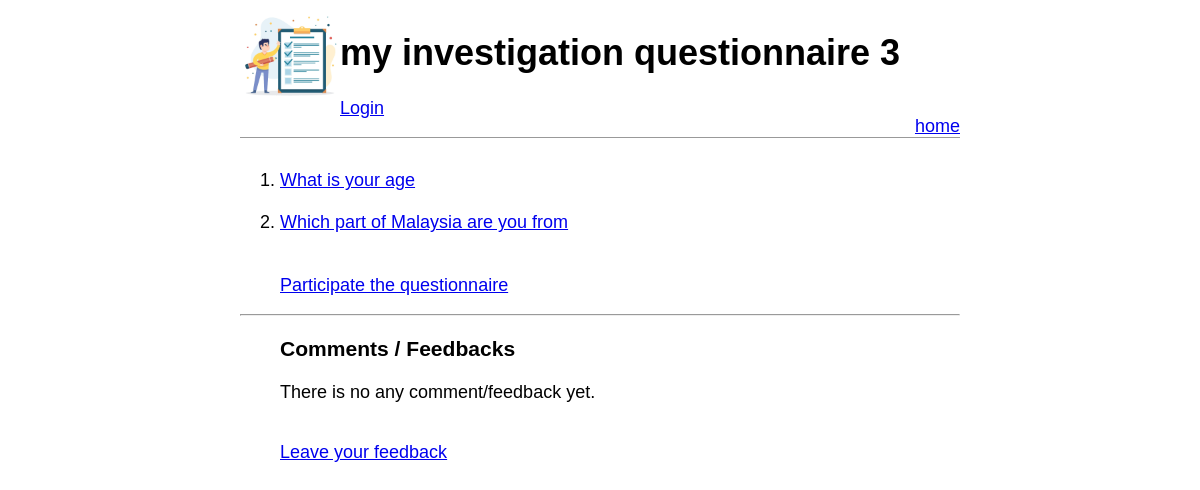
The app's page /, older data.
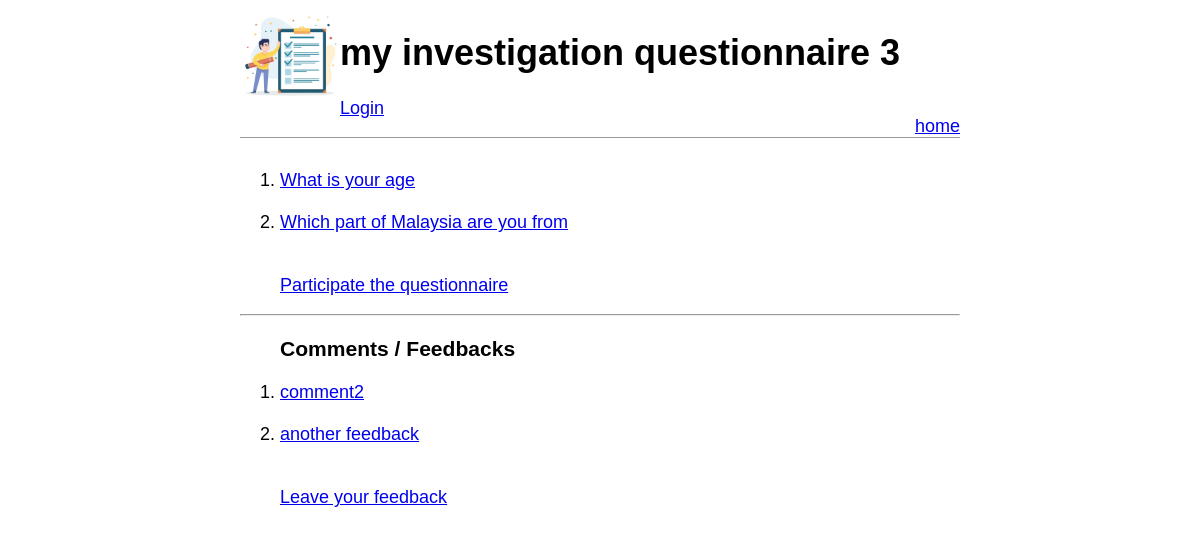
The same page, newer data.
### QuestionApp/models.py (models this page shows, shortened)
class Question(models.Model):
    question_text = models.CharField(max_length=200)
    pub_date = models.DateTimeField('date published')

class Comment(models.Model):
    user_name = models.CharField(max_length=50)
    comment_title = models.CharField(max_length=200)
    comment_content = models.TextField()
    comment_date = models.DateTimeField('date&time')

### QuestionApp/views.py (the view)
# urls.py: path('', HomepageView.as_view(), name='home'),
class HomepageView(ListView):
    model = Question
    template_name = 'QuestionApp/home.html'
    def get_context_data(self, **kwargs):
        context = super().get_context_data(**kwargs)
        context['comment_list'] = Comment.objects.all()
        return context

### QuestionApp/templates/QuestionApp/home.html
{% extends 'QuestionApp/base.html' %}
{% load static %}
{% block logo %}
    <img class="img1" src="{% static 'QuestionApp/img/1.jpg' %}">
{% endblock %}
{% block header_content%}
    <h1>
        my investigation questionnaire 3
    </h1>
    {% if user.is_authenticated %}
        <p><span>Welcome, {{user.username}}.</span> &ensp; <span><a href="{% url 'logout' %}">Logout</a></span></p>
    {%else%}
        <p><span><a href="{% url 'login' %}">Login</a></span></p>
    {%endif%}
{% endblock%}
{% block content %}
<ol>
    {% if question_list %}
        {% for q in question_list %}
            <li><a href="{% url 'question_detail' q.pk %}">{{ q.question_text}}</a></li><br>
        {% endfor %}
        <br>
        <div>
            <a href="{% url 'start_vote' %}">  Participate the questionnaire  </a>
        </div>
    {% else %}
        <p>There is no question published yet.</p>
    {% endif %}
</ol>
<hr>
<ol>
    <h3>Comments / Feedbacks</h3>
    {% if comment_list %}
        {% for c in comment_list %}
            <li><a href="{% url 'comment_detail' c.pk %}">{{ c.comment_title}}</a></li><br>
        {% endfor %}
    {% else %}
        <p>There is no any comment/feedback yet.</p>
    {% endif %}
    <br>
    <a href="{% url 'comment_add' %}">Leave your feedback</a>
</ol>
{% endblock %}

### QuestionApp/templates/QuestionApp/base.html (shortened to what this page needs)
{% load static %}
<!DOCTYPE html>
<html>
    <head>
        <link href="{% static 'QuestionApp/css/style.css' %}" type="text/css" rel="stylesheet">
    </head>
    <body>
        <header>
            <div>
                {% block logo %}
                {% endblock %}
            </div>
            <div class="nav-left">
                {% block header_content %}
                {% endblock %}
            </div>
            <div class="nav-right">
                <a href="{% url 'home' %}">home</a>
            </div>
        </header>
        <article>
            {% block content %}
            {% endblock %}
        </article>
    </body>
</html>

### QuestionApp/static/QuestionApp/css/style.css (style rules this page uses)
body { font-family: 'Source Sans Pro', sans-serif; font-size: 18px; margin-left: 20%; margin-right: 20%; }
header { border-bottom: 1px solid #999; margin-bottom: 2rem; display: flex; }
.nav-left { margin-right: auto; }
.nav-right { display: flex; align-items: flex-end; }
.img1 { width: 100px; height: auto; float: left; }

Row changes from the older to the newer data that the page shows:
added Comment: comment_title "comment2"
added Comment: comment_title "another feedback"
Text that changed along with them:
text no longer shown: "There is no any comment/feedback yet."
